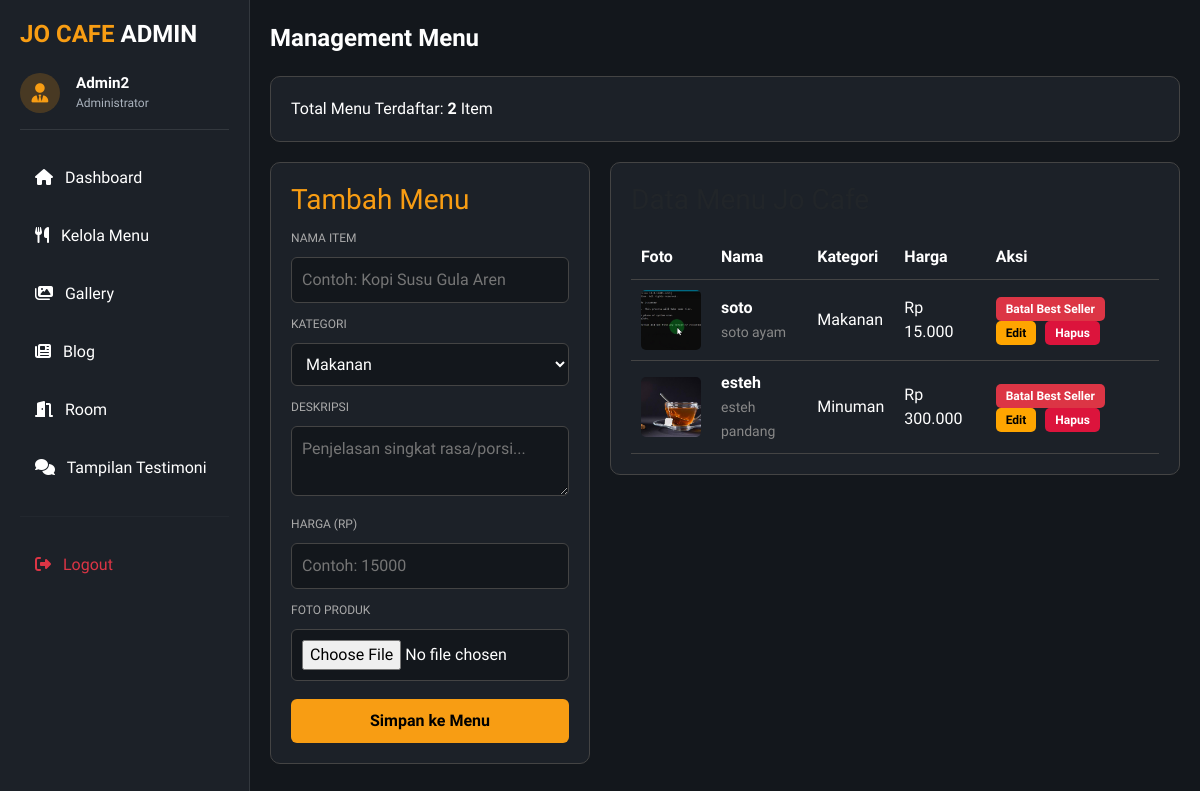
/dashboard/admin.php?page=menu (signed in), run on the app's committed database.
### tables this page shows
CREATE TABLE `menu` (
  `id_menu` int(11) NOT NULL,
  `id_admin` int(11) DEFAULT NULL,
  `nama_item` varchar(100) DEFAULT NULL,
  `kategori` enum('makanan','minuman') DEFAULT NULL,
  `deskripsi` text DEFAULT NULL,
  `harga` decimal(10,2) DEFAULT NULL,
  `is_bestseller` tinyint(1) DEFAULT 0,
  `gambar` varchar(255) DEFAULT NULL
);

### menu.php (the view, shortened to what this page needs)
<?php
include_once "../config/koneksi.php";
$is_edit = false;
$edit_data = ['id_menu' => '', 'nama_item' => '', 'kategori' => '', 'deskripsi' => '', 'harga' => '', 'gambar' => ''];
?>
<div class="content-menu">
    <div class="title">Management Menu</div>
    <div class="stats">
        <div class="stat-box">
            <?php $count = mysqli_query($conn, "SELECT id_menu FROM menu"); ?>
            Total Menu Terdaftar: <strong><?php echo mysqli_num_rows($count); ?></strong> Item
        </div>
    </div>
    <div class="grid">
        <div class="card form">
            <h3 style="color: #f89d13; margin-top:0;"><?php echo $is_edit ? "Edit Menu" : "Tambah Menu"; ?></h3>
            <form action="admin.php?page=menu" method="POST" enctype="multipart/form-data">
                <label style="font-size: 12px; color: #aaa;">NAMA ITEM</label>
                <input type="text" name="nama_item" value="<?php echo htmlspecialchars($edit_data['nama_item']); ?>" placeholder="Contoh: Kopi Susu Gula Aren" required>
                <label style="font-size: 12px; color: #aaa;">KATEGORI</label>
                <select name="kategori">
                    <option value="makanan" <?php if($edit_data['kategori'] == 'makanan') echo 'selected'; ?>>Makanan</option>
                </select>
                <label style="font-size: 12px; color: #aaa;">DESKRIPSI</label>
                <textarea name="deskripsi" placeholder="Penjelasan singkat rasa/porsi..."><?php echo htmlspecialchars($edit_data['deskripsi']); ?></textarea>
                <label style="font-size: 12px; color: #aaa;">HARGA (RP)</label>
                <input type="text" name="harga" value="<?php echo $edit_data['harga']; ?>" placeholder="Contoh: 15000" required>
                <label style="font-size: 12px; color: #aaa;">FOTO PRODUK <?php if($is_edit) echo "(Kosongkan jika tidak ganti)"; ?></label>
                <input type="file" name="gambar" accept="image/*">
                <button type="submit" name="simpan" class="btn-submit"><?php echo $is_edit ? "Update Data" : "Simpan ke Menu"; ?></button>
            </form>
        </div>
        <div class="card" style="flex:1;">
            <h3 style="margin-top:0;">Data Menu Jo Cafe</h3>
            <table>
                <thead>
                    <tr>
                        <th>Foto</th>
                        <th>Nama</th>
                        <th>Kategori</th>
                        <th>Harga</th>
                        <th>Aksi</th>
                    </tr>
                </thead>
                <tbody>
                    <?php
                    $get_menu = mysqli_query($conn, "SELECT * FROM menu ORDER BY kategori ASC, id_menu DESC");
                    while ($m = mysqli_fetch_assoc($get_menu)) {
                        $path_foto = !empty($m['gambar']) ? "../assets/img/menu/".$m['gambar'] : "https://via.placeholder.com/60x60?text=No+Img";
                    ?>
                    <tr>
                        <td><img src="<?php echo $path_foto; ?>" alt="Menu" class="img-menu"></td>
                        <td>
                            <strong><?php echo htmlspecialchars($m['nama_item']); ?></strong><br>
                            <small style="color: #888;"><?php echo htmlspecialchars($m['deskripsi']); ?></small>
                        </td>
                        <td><span style="text-transform: capitalize;"><?php echo $m['kategori']; ?></span></td>
                        <td>Rp <?php echo number_format($m['harga'], 0, ',', '.'); ?></td>
                        <td>
                            <a href="admin.php?page=menu&toggle_bs=<?php echo $m['id_menu']; ?>" style="background: <?php echo isset($m['is_bestseller']) && $m['is_bestseller'] ? '#dc3545' : '#198754'; ?>; color: white; padding: 5px 10px; border-radius: 5px; text-decoration: none; font-size: 12px; font-weight: bold; margin-right: 5px;">
                                <?php echo isset($m['is_bestseller']) && $m['is_bestseller'] ? 'Batal Best Seller' : 'Jadikan Best Seller'; ?>
                            </a>
                            <a href="admin.php?page=menu&edit=<?php echo $m['id_menu']; ?>" class="btn-edit">Edit</a>
                            <a href="admin.php?page=menu&hapus=<?php echo $m['id_menu']; ?>" class="btn-del" onclick="return confirm('Hapus menu ini?')">Hapus</a>
                        </td>
                    </tr>
                    <?php } ?>
                </tbody>
            </table>
        </div>
    </div>
</div>

### dashboard/admin.php (shortened to what this page needs)
<!DOCTYPE html>
<html lang="id">
<head>
    <link href="https://cdn.jsdelivr.net/npm/bootstrap@5.3.0/dist/css/bootstrap.min.css" rel="stylesheet">
    <link rel="stylesheet" href="https://cdnjs.cloudflare.com/ajax/libs/font-awesome/6.4.0/css/all.min.css">
</head>
<body>
<div class="sidebar">
    <h4 class="fw-bold mb-4" style="color: var(--accent-gold);">JO CAFE <span class="text-white">ADMIN</span></h4>
    <div class="d-flex align-items-center mb-4 pb-3" style="border-bottom: 1px solid var(--border-dark);">
        <div class="rounded-circle d-flex justify-content-center align-items-center me-3" style="width: 40px; height: 40px; background-color: rgba(248, 157, 19, 0.2); color: var(--accent-gold); font-size: 1.2rem;">
            <i class="fas fa-user-tie"></i>
        </div>
        <div style="line-height: 1.2;">
            <div class="fw-bold text-white text-capitalize" style="font-size: 0.95rem;">
                <?php echo isset($_SESSION['username']) ? htmlspecialchars($_SESSION['username']) : 'Admin'; ?>
            </div>
            <small class="title-cursive" style="font-size: 0.75rem; color: #aab3be;">Administrator</small>
        </div>
    </div>
    <a href="admin.php?page=home" class="nav-link-custom"><i class="fas fa-home me-2"></i> Dashboard</a>
    <a href="admin.php?page=menu" class="nav-link-custom"><i class="fas fa-utensils me-2"></i> Kelola Menu</a>
    <a href="admin.php?page=galeri" class="nav-link-custom"><i class="fas fa-images me-2"></i> Gallery</a>
    <a href="admin.php?page=blog" class="nav-link-custom"><i class="fas fa-newspaper me-2"></i> Blog</a>
    <a href="admin.php?page=room" class="nav-link-custom"><i class="fas fa-door-open me-2"></i> Room</a>
    <a href="admin.php?page=TampilanTestimoni" class="nav-link-custom"><i class="fas fa-comments me-2"></i> Tampilan Testimoni</a>
    <hr class="my-4" style="border-color: var(--border-dark);">
    <a href="../auth/logout.php" class="nav-link-custom text-danger"><i class="fas fa-sign-out-alt me-2"></i> Logout</a>
</div>
    <div class="main-content">
        <?php
    $halaman = isset($_GET['page']) ? $_GET['page'] : 'home';
    switch ($halaman) {
        case 'menu':
            include "../menu.php";
            break;
    }
    ?>
    </div>
</body>
</html>

### dashboard/admin.php (style rules this page uses)
:root { --bg-main: #13171c; --bg-card: #1c2128; --text-main: #ffffff; --accent-gold: #f89d13; --border-dark: rgba(255, 255, 255, 0.1); }
body { font-family: 'Plus Jakarta Sans', sans-serif !important; background-color: var(--bg-main); color: var(--text-main); margin: 0; display: flex; }
.sidebar { width: 250px; height: 100vh; background-color: var(--bg-card); border-right: 1px solid var(--border-dark); padding: 20px; position: fixed; }
.main-content { margin-left: 250px; width: calc(100% - 250px); height: 100vh; padding: 0; overflow-y: auto; overflow-x: hidden; padding-bottom: 50px; }
.nav-link-custom { color: var(--text-main); padding: 12px 15px; border-radius: 8px; display: block; text-decoration: none; margin-bottom: 10px; transition: 0.3s; }

### menu.php (style rules this page uses)
.content-menu { padding:20px; max-width:1100px; margin:auto; color: white; font-family: 'Plus Jakarta Sans', sans-serif; }
.title { font-size:24px; margin-bottom:20px; font-weight: bold; }
.stats { margin-bottom:20px; }
.stat-box { background:#1c2128; padding:20px; border-radius:10px; border: 1px solid #444; }
.grid { display:flex; gap:20px; align-items:flex-start; }
.card { background:#1c2128; padding:20px; border-radius:10px; border: 1px solid #444; }
.form { width:320px; }
table { width:100%; border-collapse:collapse; margin-top:10px; color: white; }
td, th { padding:10px; border-bottom:1px solid #444; text-align: left; }
input, select, textarea { width:100%; padding:10px; margin:8px 0; background:#13171c; color:white; border:1px solid #444; border-radius:6px; box-sizing: border-box; }
.btn-submit { width:100%; padding:10px; background:#f89d13; border:none; cursor:pointer; border-radius:6px; font-weight:bold; margin-top: 10px; color: black; }
.img-menu { width:60px; height:60px; object-fit:cover; border-radius:5px; background: #13171c; }
.btn-del { background: crimson; color: white; padding: 5px 10px; border-radius: 5px; text-decoration: none; font-size: 12px; font-weight: bold; margin-left: 5px; }
.btn-edit { background: orange; color: black; padding: 5px 10px; border-radius: 5px; text-decoration: none; font-size: 12px; font-weight: bold; }

### data on the page
menu: gambar (picture), nama_item "soto", deskripsi "soto ayam", kategori "Makanan", harga "15.000", is_bestseller "Batal Best Seller"
menu: gambar (picture), nama_item "esteh", deskripsi "esteh pandang", kategori "Minuman", harga "300.000", is_bestseller "Batal Best Seller"

### other printed values
$_SESSION['username'] "Admin2"
mysqli_num_rows($count) "2"
